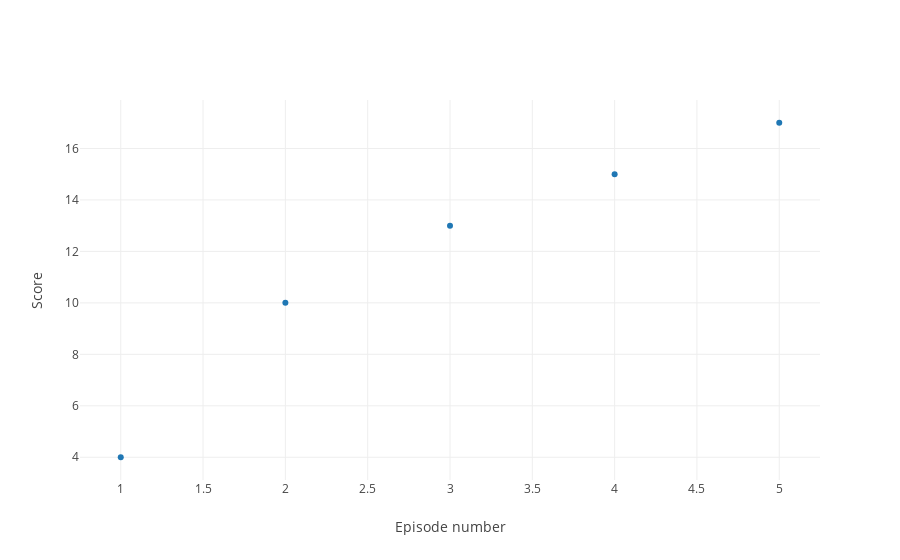

Notebook cell for this chart:
### Code cell
plot_scores(scores)

### Figure 1 — Plotly figure (JSON) as saved in the notebook; plotly's stock layout.template omitted (floating-point values rounded to 4 significant figures)
{"data": [{"mode": "markers", "type": "scatter", "x": [1, 2, 3, 4, 5], "y": [4, 10, 13, 15, 17]}], "layout": {"xaxis": {"title": "Episode number"}, "yaxis": {"title": "Score"}}}
